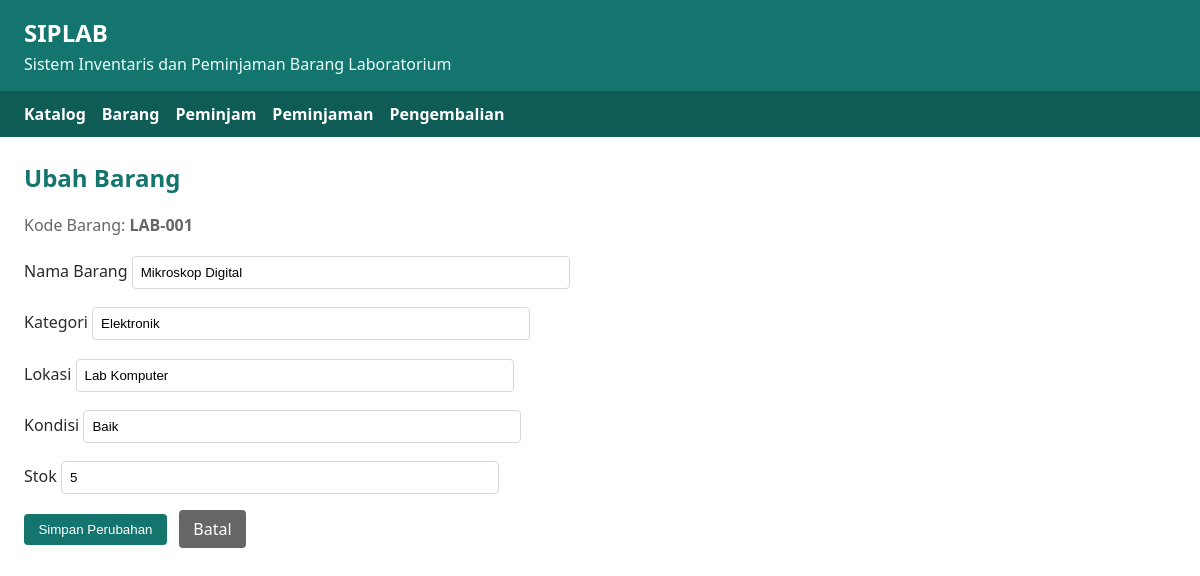
The page /items/edit.php?code=LAB-001 on the database its author committed.
### tables this page shows
CREATE TABLE IF NOT EXISTS items (
    ItemCode VARCHAR(20) PRIMARY KEY,
    Name VARCHAR(255) NOT NULL,
    Category VARCHAR(100),
    Location VARCHAR(100),
    ItemCondition VARCHAR(50),
    Quantity INT NOT NULL DEFAULT 0,
    CHECK (Quantity >= 0)
);

### src/items/edit.php (the view, shortened to what this page needs)
<?php
require_once __DIR__ . '/../config/db.php';
require_once __DIR__ . '/../layout.php';
$code = $_GET['code'] ?? '';
$stmt = $pdo->prepare('SELECT * FROM items WHERE ItemCode = ?');
$stmt->execute([$code]);
$item = $stmt->fetch();
?>
<h2>Ubah Barang</h2>
<p class="muted">
    Kode Barang: <strong><?= e($item['ItemCode']) ?></strong>
</p>
<form method="post">
    <label>
        Nama Barang
        <input type="text" name="name" value="<?= e($item['Name']) ?>" required>
    </label>
    <label>
        Kategori
        <input type="text" name="category" value="<?= e($item['Category'] ?? '') ?>">
    </label>
    <label>
        Lokasi
        <input type="text" name="location" value="<?= e($item['Location'] ?? '') ?>">
    </label>
    <label>
        Kondisi
        <input type="text" name="item_condition" value="<?= e($item['ItemCondition'] ?? '') ?>">
    </label>
    <label>
        Stok
        <input type="number" name="quantity" min="0" value="<?= (int) $item['Quantity'] ?>" required>
    </label>
    <div class="form-action">
        <button type="submit">Simpan Perubahan</button>
        <a class="button button-secondary" href="list.php">Batal</a>
    </div>
</form>

### src/layout.php (style rules this page uses)
:root { --primary: #14756e; --danger: #b03030; --border: #d8d8d8; --bg-soft: #f7f7f7; }
body { font-family: system-ui, sans-serif; margin: 0; color: #2a2a2a; background: #fff; }
h2 { margin-top: 0; color: var(--primary); }
.button, button { display: inline-block; background: var(--primary); color: #fff; border: 0; border-radius: 4px; padding: 0.5rem 0.9rem; text-decoration: none; cursor: pointer; }
.button-secondary { background: #666; }
form label { display: block; margin-bottom: 0.9rem; }
form input, form select { width: min(420px, 100%); padding: 0.5rem; margin-top: 0.25rem; border: 1px solid var(--border); border-radius: 4px; }
.form-action { display: flex; gap: 0.75rem; align-items: center; margin-top: 1rem; }
.muted { color: #666; }

### rows shown on the page
items: ItemCode "LAB-001", name "Mikroskop Digital", category "Elektronik", location "Lab Komputer", item_condition "Baik", quantity "5"
